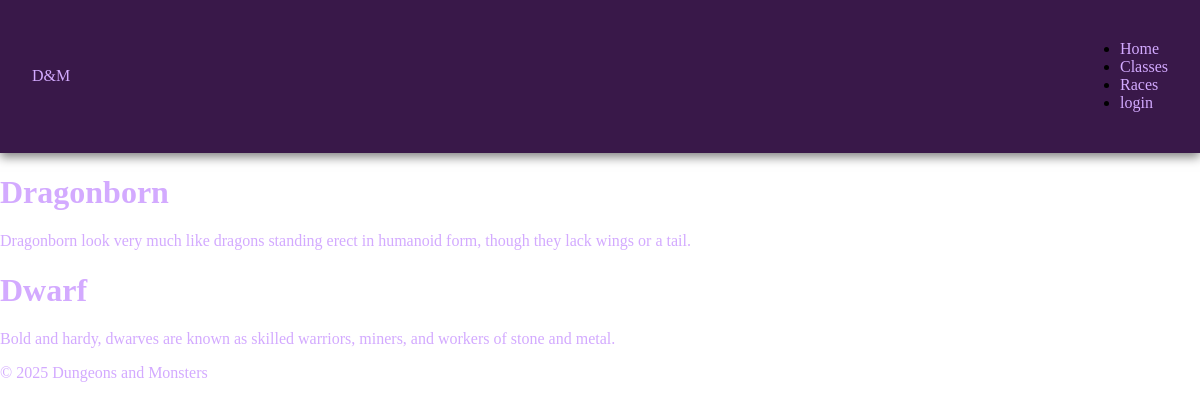
Screenshot of /races.php with the database file from the repository.
### tables this page shows
CREATE TABLE `race` (
  `raceId` int(4) NOT NULL,
  `raceName` varchar(255) NOT NULL,
  `raceShortInformation` text NOT NULL,
  `raceInformation` text NOT NULL
);

### inc/racesFunctions.php (the view, shortened to what this page needs)
<?php
function getRaces(){
    $db = dbConnect();
    $sql = "SELECT * FROM race";
    $resourse = $db->query($sql) or die($db->error);
    $races = $resourse->fetch_all(MYSQLI_ASSOC);
    return $races;
}
        ?>
        <?php
function displayRaces() {
    $races = getRaces();
    foreach ($races as $race) {
        ?>
            <a href="?raceId=<?php echo $race['raceId']; ?>">
                <div>
                    <h1><?php echo $race['raceName'] ?></h1>
                    <p><?php echo $race['raceShortInformation'];  ?></p>
                </div>
            </a>
        <?php
    }
}
    ?>

### css/main.css (style rules this page uses)
:root { --mainColorDarker: #391849; --white: #ffffff; --textColor: #d3aaff; }
body { background-color: var(--white); margin: 0; }
a { text-decoration: none; color: var(--textColor); }

### rows the page displays
race: raceName "Dragonborn", raceShortInformation "Dragonborn look very much like dragons standing erect in humanoid form, though they lack wings or a tail."
race: raceName "Dwarf", raceShortInformation "Bold and hardy, dwarves are known as skilled warriors, miners, and workers of stone and metal."
